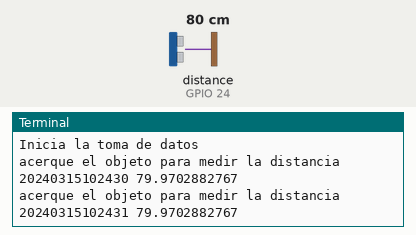
This program was run on a simulated Raspberry Pi (BCM pin numbers). On the bench: the last lines printed to the terminal. Inputs (shaded band) come from the test bench; at power-on: distance to the obstacle (sensor on GPIO 24) 80 cm. The echo pulse lasts 58.3 µs per cm; the clock reads 2024-03-15 10:24:30 at power-on unless the program sets it; files the program writes start out absent.

Above: at 1.2 s.
1.3 s: distance to the obstacle (sensor on GPIO 24) set to 2 cm
At 2.4 s:
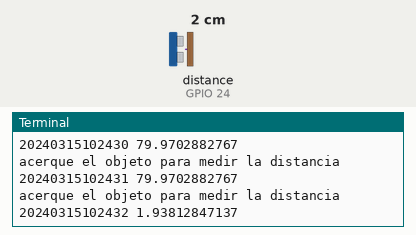
2.8 s: distance to the obstacle (sensor on GPIO 24) set to 4 cm
At 3.8 s:
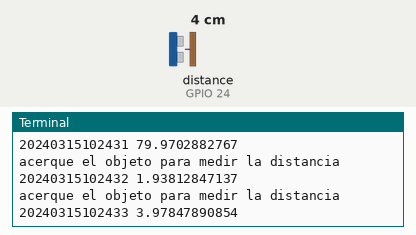
Timing chart, 0 to 5.8 s (numbered marks = the images above; inputs shaded):
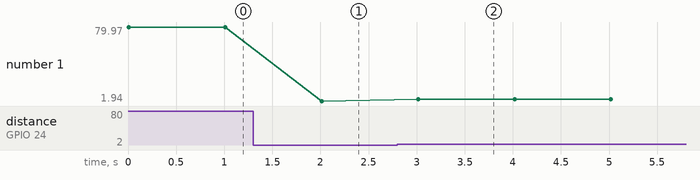

Measured:
- after the input at 1.3 s, the terminal: prints a new line after 0.71 s (image 1)
- after the input at 2.8 s, the terminal: prints a new line after 0.22 s (image 2)
- plotted number 1: 79.97 → 1.94 after the input at 1.3 s, 1.94 → 3.98 after the input at 2.8 s

The program:

distancia.py
```python
import RPi.GPIO as GPIO
import time
from datetime import datetime

GPIO.setmode(GPIO.BCM)
GPIO_TRIGGER = 23
GPIO_ECHO    = 24
GPIO.setup(GPIO_TRIGGER,GPIO.OUT)
GPIO.setup(GPIO_ECHO,GPIO.IN)
GPIO.output(GPIO_TRIGGER, False)

sFileStamp = time.strftime('%Y%m%d%H')
sFileName = '\out' + sFileStamp + '.txt'
f=open(sFileName, 'a')
f.write('TimeStamp,Value' + '\n')
print ('Inicia la toma de datos')

try:
	while True:
		print ('acerque el objeto para medir la distancia')
		GPIO.output(GPIO_TRIGGER,True)
		time.sleep(0.00001)
		GPIO.output(GPIO_TRIGGER,False)
		start = time.time()
		while GPIO.input(GPIO_ECHO)==0:
			start = time.time()
		while GPIO.input(GPIO_ECHO)==1:
			stop = time.time()
		elapsed = stop-start
		distance = (elapsed * 34300)/2
		sTimeStamp = time.strftime('%Y%m%d%H%M%S')
		f.write(sTimeStamp + ',' + str(distance) + '\n')
		print sTimeStamp + ' ' + str(distance)
		time.sleep(1)
		sTmpFileStamp = time.strftime('%Y%m%d%H')
		if sTmpFileStamp <> sFileStamp:
		  	f.close
		   	sFileName = 'out/' + sTmpFileStamp + '.txt'
		   	f=open(sFileName, 'a')
		   	sFileStamp = sTmpFileStamp
			print ('creando el archivo')

except KeyboardInterrupt:
	print '\n' + 'termina la captura de datos.' + '\n'
	f.close
	GPIO.cleanup()
```
